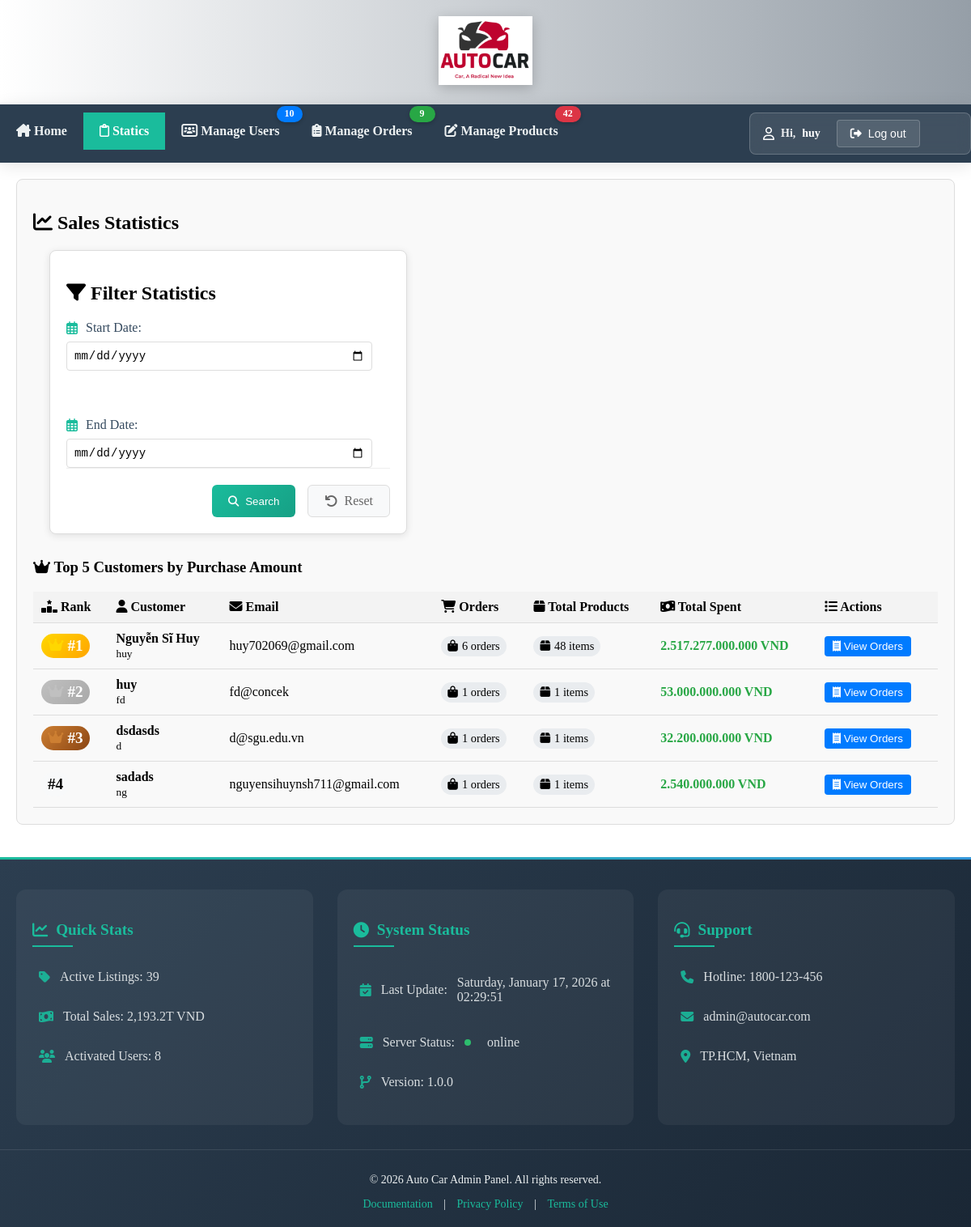
The page /Admin/statics.php (signed in) on the database its author committed.
### tables this page shows
CREATE TABLE `users_acc` (
  `id` int(11) NOT NULL,
  `username` varchar(100) NOT NULL,
  `password` char(255) NOT NULL,
  `status` enum('activated','disabled','banned') NOT NULL,
  `register_date` datetime NOT NULL DEFAULT current_timestamp(),
  `phone_num` varchar(20) NOT NULL,
  `email` varchar(255) NOT NULL,
  `role` enum('user','admin') NOT NULL DEFAULT 'user',
  `address` varchar(255) DEFAULT NULL,
  `full_name` varchar(255) DEFAULT NULL
);

### Admin/statics.php (the view, shortened to what this page needs)
<?php
include 'header.php';
function getTopCustomers($connect, $start_date = null, $end_date = null)
{
    $query = "
        SELECT
            u.id,
            u.username,
            u.email,
            u.full_name,
            COUNT(DISTINCT o.order_id) as order_count,
            SUM(o.expected_total_amount) as total_spent,
            SUM(oi.quantity) as total_products
        FROM users_acc u
        LEFT JOIN orders o ON u.id = o.user_id
        LEFT JOIN order_details oi ON o.order_id = oi.order_id
    ";
    if ($start_date && $end_date) {
        $query .= " WHERE DATE(o.order_date) BETWEEN ? AND ?";
    } else {
        $query .= " WHERE o.order_id IS NOT NULL";
    }
    $query .= "
        GROUP BY
            u.id,
            u.username,
            u.email,
            u.full_name
        HAVING total_spent > 0
        ORDER BY total_spent DESC
        LIMIT 5
    ";
    $stmt = mysqli_prepare($connect, $query);
    mysqli_stmt_execute($stmt);
    return mysqli_fetch_all(mysqli_stmt_get_result($stmt), MYSQLI_ASSOC);
}
if ($_SERVER['REQUEST_METHOD'] === 'POST' && !empty($_POST['start_date']) && !empty($_POST['end_date'])) {
    $start_date = date('Y-m-d', strtotime($_POST['start_date']));
    $end_date = date('Y-m-d', strtotime($_POST['end_date']));
} else {
    $start_date = null;
    $end_date = null;
}
$top_customers = getTopCustomers($connect, $start_date, $end_date);
?>
<!DOCTYPE html>
<html lang="en">
<head>
</head>
<body>
    <main>
        <section class="admin-section">
            <h2><i class="fas fa-chart-line"></i> Sales Statistics</h2>
            <div class="admin-section filter-container">
                <h2><i class="fas fa-filter"></i> Filter Statistics</h2>
                <form method="POST" class="filters" onsubmit="return validateDates()">
                    <div class="filter-grid">
                        <div class="filter-group">
                            <label for="start-date">
                                <i class="far fa-calendar-alt"></i> Start Date:
                            </label>
                            <input type="date" id="start-date" name="start_date" value="" placeholder="dd/mm/yyyy">
                        </div>
<br>
                        <div class="filter-group">
                            <label for="end-date">
                                <i class="far fa-calendar-alt"></i> End Date:
                            </label>
                            <input type="date" id="end-date" name="end_date" value="" placeholder="dd/mm/yyyy">
                        </div>
                    </div>
                    <div class="filter-buttons">
                        <button type="submit" class="filter-btn">
                            <i class="fas fa-search"></i> Search
                        </button>
                        <a href="statics.php" class="reset-btn">
                            <i class="fas fa-undo"></i> Reset
                        </a>
                    </div>
                </form>
            </div>
            <div class="top-customers">
                <h3><i class="fas fa-crown"></i> Top 5 Customers by Purchase Amount</h3>
                <table class="admin-table">
                    <thead>
                        <tr>
                            <th><i class="fas fa-ranking-star"></i> Rank</th>
                            <th><i class="fas fa-user"></i> Customer</th>
                            <th><i class="fas fa-envelope"></i> Email</th>
                            <th><i class="fas fa-shopping-cart"></i> Orders</th>
                            <th><i class="fas fa-box"></i> Total Products</th>
                            <th><i class="fas fa-money-bill-wave"></i> Total Spent</th>
                            <th><i class="fas fa-list"></i> Actions</th>
                        </tr>
                    </thead>
                    <tbody>
                        <?php $rank = 1;
                        foreach ($top_customers as $customer): ?>
                            <tr>
                                <td class="rank-cell">
                                    <?php if ($rank <= 3): ?>
                                        <span class="rank rank-<?php echo $rank; ?>">
                                            <i class="fas fa-crown"></i>
                                            #<?php echo $rank++; ?>
                                        </span>
                                    <?php else: ?>
                                        <span class="rank">
                                            #<?php echo $rank++; ?>
                                        </span>
                                    <?php endif; ?>
                                </td>
                                <td>
                                    <strong><?php echo htmlspecialchars($customer['full_name']); ?></strong>
                                    <br>
                                    <small><?php echo htmlspecialchars($customer['username']); ?></small>
                                </td>
                                <td><?php echo htmlspecialchars($customer['email']); ?></td>
                                <td>
                                    <span class="order-count">
                                        <i class="fas fa-shopping-bag"></i>
                                        <?php echo $customer['order_count']; ?> orders
                                    </span>
                                </td>
                                <td>
                                    <span class="product-count">
                                        <i class="fas fa-box"></i>
                                        <?php echo number_format($customer['total_products']); ?> items
                                    </span>
                                </td>
                                <td>
                                    <span class="total-spent">
                                        <?php echo number_format($customer['total_spent'], 0, ',', '.'); ?> VND
                                    </span>
                                </td>
                                <td>
                                    <button onclick="showCustomerOrders(<?php echo $customer['id']; ?>)"
                                        class="view-orders-btn">
                                        <i class="fas fa-receipt"></i> View Orders
                                    </button>
                                </td>
                            </tr>
                        <?php endforeach; ?>
                    </tbody>
                </table>
            </div>
        </section>
    </main>
</body>
</html>
<?php
include 'footer.php';
?>

### Admin/header.php (style rules this page uses)
body { margin:0; }
.admin-section { margin: 20px ; padding: 20px; border: 1px solid #ddd; background-color: #f9f9f9; border-radius: 8px; }
.admin-table { width: 100%; border-collapse: collapse; }
.admin-table th, .admin-table td { padding: 10px; text-align: left; border-bottom: 1px solid #ddd; }
.admin-table th { background-color: #f3f3f3; font-weight: bold; }
.admin-table button { padding: 5px 10px; margin-right: 5px; background-color: #007BFF; color: white; border: none; border-radius: 4px; cursor: pointer; }

### Admin/statics.php (style rules this page uses)
.admin-section { margin: 20px; padding: 20px; border: 1px solid #ddd; background-color: #f9f9f9; border-radius: 8px; }
.admin-table { width: 100%; border-collapse: collapse; }
.admin-table th, .admin-table td { padding: 10px; text-align: left; border-bottom: 1px solid #ddd; }
.admin-table th { background-color: #f3f3f3; font-weight: bold; }
.admin-table button { padding: 5px 10px; margin-right: 5px; background-color: #007BFF; color: white; border: none; border-radius: 4px; cursor: pointer; }
.filter-container { background: white; padding: 20px; border-radius: 8px; box-shadow: 0 2px 4px rgba(0, 0, 0, 0.1); margin-bottom: 20px; max-width: 400px; }
.filter-grid { display: grid; gap: 20px; }
.filter-group label { display: flex; align-items: center; gap: 8px; margin-bottom: 8px; color: #2c3e50; }
.filter-group input[type="date"] { width: 90%; padding: 8px; border: 1px solid #ddd; border-radius: 4px; font-size: 14px; }
.filter-container { background: white; border-radius: 8px; box-shadow: 0 2px 10px rgba(0, 0, 0, 0.1); margin-bottom: 30px; padding: 20px; }
.filter-group { display: flex; flex-direction: column; }
.filter-group label { color: #34495e; font-weight: 500; display: flex; align-items: center; gap: 8px; }
.filter-group label i { color: #1abc9c; width: 16px; }
.filter-buttons { display: flex; gap: 15px; justify-content: flex-end; padding-top: 20px; border-top: 1px solid #eee; }
.filter-btn, .reset-btn { padding: 10px 20px; border: none; border-radius: 6px; font-weight: 500; display: inline-flex; align-items: center; gap: 8px; transition: all 0.3s ease; }
.filter-btn { background: linear-gradient(135deg, #1abc9c, #16a085); color: white; }
.reset-btn { background: #f8f9fa; color: #666; border: 1px solid #ddd; text-decoration: none; }
.rank-cell { font-size: 1.2em; text-align: center; }
.rank { display: inline-flex; align-items: center; gap: 5px; padding: 4px 8px; border-radius: 20px; font-weight: bold; background: #f8f9fa; }
.rank-1 { background: linear-gradient(135deg, #ffd700, #ffa500); color: #fff; }
.rank-2 { background: linear-gradient(135deg, #c0c0c0, #a9a9a9); color: #fff; }
.rank-3 { background: linear-gradient(135deg, #cd7f32, #8b4513); color: #fff; }
.rank i { font-size: 0.9em; }
.rank-1 i { color: #ffd700; }
.rank-2 i { color: #c0c0c0; }
.rank-3 i { color: #cd7f32; }
.order-count, .product-count { display: inline-flex; align-items: center; gap: 5px; background: #e9ecef; padding: 4px 8px; border-radius: 15px; font-size: 0.9em; }
.total-spent { font-weight: bold; color: #28a745; }

### rows shown on the page
users_acc: full_name "Nguyễn Sĩ Huy", username "huy", email "huy702069@gmail.com", order_count "6", total_products "48", total_spent "2.517.277.000.000"
users_acc: full_name "huy", username "fd", email "fd@concek", order_count "1", total_products "1", total_spent "53.000.000.000"
users_acc: full_name "dsdasds", username "d", email "d@sgu.edu.vn", order_count "1", total_products "1", total_spent "32.200.000.000"
users_acc: full_name "sadads", username "ng", email "nguyensihuynsh711@gmail.com", order_count "1", total_products "1", total_spent "2.540.000.000"

### other values the page prints
$counts['users'] "10"
$counts['orders'] "9"
$counts['products'] "42"
$_SESSION['username'] "huy"
$stats['active_listings'] "39"
$stats['total_sales'] / 1000000000 "2,193.2"
$stats['active_users'] "8"
$server_status "online"
$system_version "1.0.0"
